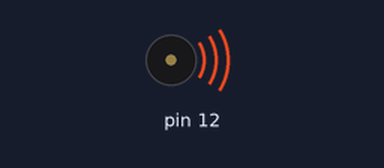
A sketch run on a simulated Arduino Uno, built with avr-gcc and run on an emulated ATmega328P. Shown: buzzer (waves = sounding).

Above: at 0.2 s.
Timing chart, 0 to 3.0 s (numbered marks = the images above):
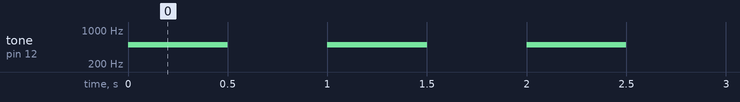

Measured:
- by itself, tone on pin 12: alternates 500 Hz for 0.50 s and silent for 0.50 s

The sketch:

Speaker.ino
```cpp
void setup() {
  // put your setup code here, to run once:

}

void loop() {
  // put your main code here, to run repeatedly:
tone(12,500);
delay(500);
noTone(12);
delay(500);

}
```
